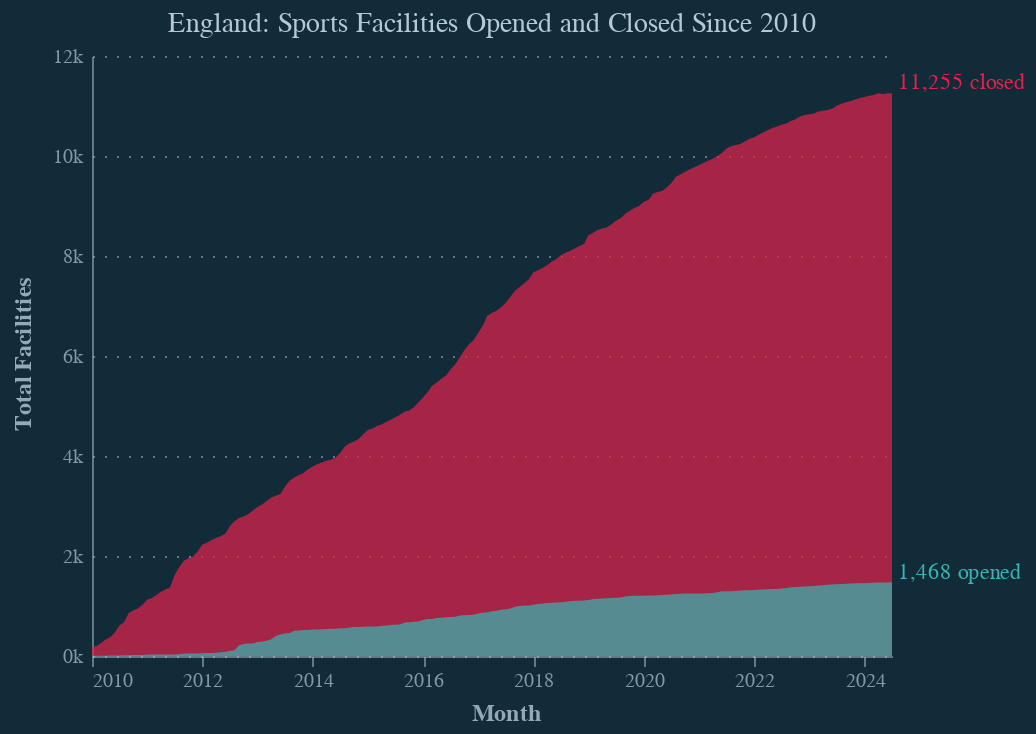

Notebook code cell kept with this figure:
### Code cell
# Set theme
alt.themes.enable('dark')

# Create the base chart
base = alt.Chart(running_totals).encode(
    x=alt.X('month:T', title='Month')
)

# Create the area chart for closures
closures_area = base.mark_area(opacity=0.7).encode(
    y=alt.Y('closures:Q', title='Total Facilities'),
    color=alt.value('#E6224B'),  # First color from your category scheme
    tooltip=[
        alt.Tooltip('month:T', title='Month', format='%B %Y'),
        alt.Tooltip('closures:Q', title='Facilities Closed', format=',')
    ]
)

# Create the area chart for openings
openings_area = base.mark_area(opacity=0.7).encode(
    y=alt.Y('openings:Q', title='Total Facilities'),
    color=alt.value('#36B7B4'),  # Second color from your category scheme
    tooltip=[
        alt.Tooltip('month:T', title='Month', format='%B %Y'),
        alt.Tooltip('openings:Q', title='Facilities Opened', format=',')
    ]
)

# Calculate final values for annotations
final_values = running_totals[['month', 'openings', 'closures']].iloc[-1]

# Create text annotations for closures
closures_text = alt.Chart(pd.DataFrame({
    'month': [final_values['month']],
    'count': [final_values['closures']],
    'Type': ['Closures']
})).mark_text(
    align='left',
    dx=10,
    dy=-5,
    color='#E6224B'
).encode(
    x='month:T',
    y='count:Q',
    text=alt.Text('count:Q', format=',')
).transform_calculate(
    text='" " + format(datum.count, ",") + " closed"'
).encode(
    text='text:N'
)

# Create text annotations for openings
openings_text = alt.Chart(pd.DataFrame({
    'month': [final_values['month']],
    'count': [final_values['openings']],
    'Type': ['Openings']
})).mark_text(
    align='left',
    dx=10,
    dy=-5,
    color='#36B7B4'
).encode(
    x='month:T',
    y='count:Q',
    text=alt.Text('count:Q', format=',')
).transform_calculate(
    text='" " + format(datum.count, ",") + " opened"'
).encode(
    text='text:N'
)

# Combine the area charts and text annotations
chart = (closures_area + openings_area + closures_text + openings_text).properties(
    width=400,
    height=300,
    title='England: Sports Facilities Opened and Closed Since 2010'
)

# Configure the y-axis
chart = chart.configure_axisY(
    titleAngle=270,  # This rotates the text 270 degrees
    titleAlign='right',
    titleBaseline='middle',
    titleX=-35,
    titleY=110,
    format='~s'
)

# Configure the x-axis
chart = chart.configure_axisX(
    titleBaseline='bottom',
    title='Month',
    titleAlign='center',
    titleY=35,
)

# Display the chart
chart.save('england_facilities_open_close.json')
chart

### Figure 1 — Vega-Lite specification as saved in the notebook (floating-point values rounded to 4 significant figures; data arrays with more than 128 entries replaced by an {"elided": "..."} marker saying what was removed)
{"config": {"background": "#122B39", "font": "Circular Std", "title": {"color": "#b4c8d8", "fontSize": 14, "fontWeight": 400}, "mark": {"line": {"interpolate": "monotone"}}, "view": {"stroke": "transparent", "width": 400, "height": 300}, "range": {"category": ["#36B7B4", "#E6224B", "#F4C245", "#0063AF", "#00A767", "#179FDB", "#EB5C2E"], "diverging": ["#E6224B", "#E54753", "#C9C9C9", "#179FDB", "#122B39"], "heatmap": ["#C9C9C9", "#179FDB", "#0063AF", "#122B39"], "ordinal": ["#00A767", "#36B7B4", "#179FDB", "#0063AF", "#243B5A"]}, "axisX": {"domainColor": "#b4c8d8", "domainOpacity": 0.5, "grid": false, "labelAngle": 0, "labelColor": "#b4c8d8", "labelOpacity": 0.7, "orient": "bottom", "tickColor": "#b4c8d8", "tickCount": 10, "tickOpacity": 0.5, "title": "Month", "titleAlign": "center", "titleAnchor": "middle", "titleColor": "#b4c8d8", "titleFontSize": 12, "titleOpacity": 0.8, "titleX": 207, "titleY": 35, "titleBaseline": "bottom"}, "axisY": {"domainColor": "#b4c8d8", "domainOpacity": 0.5, "format": "~s", "gridColor": "#b4c8d8", "gridDash": [1, 5], "gridOpacity": 0.5, "labelColor": "#b4c8d8", "labelOpacity": 0.7, "labelPadding": 5, "tickColor": "#b4c8d8", "tickCount": 8, "tickOpacity": 0.5, "ticks": false, "title": "FAO price index", "titleAlign": "right", "titleAngle": 270, "titleBaseline": "middle", "titleColor": "#b4c8d8", "titleFontSize": 12, "titleOpacity": 0.8, "titleX": -35, "titleY": 110}}, "layer": [{"mark": {"type": "area", "opacity": 0.7}, "encoding": {"color": {"value": "#E6224B"}, "tooltip": [{"field": "month", "format": "%B %Y", "title": "Month", "type": "temporal"}, {"field": "closures", "format": ",", "title": "Facilities Closed", "type": "quantitative"}], "x": {"field": "month", "title": "Month", "type": "temporal"}, "y": {"field": "closures", "title": "Total Facilities", "type": "quantitative"}}}, {"mark": {"type": "area", "opacity": 0.7}, "encoding": {"color": {"value": "#36B7B4"}, "tooltip": [{"field": "month", "format": "%B %Y", "title": "Month", "type": "temporal"}, {"field": "openings", "format": ",", "title": "Facilities Opened", "type": "quantitative"}], "x": {"field": "month", "title": "Month", "type": "temporal"}, "y": {"field": "openings", "title": "Total Facilities", "type": "quantitative"}}}, {"data": {"name": "data-045c3750cef8d54ab91cd5a9ff89e15d"}, "mark": {"type": "text", "align": "left", "color": "#E6224B", "dx": 10, "dy": -5}, "encoding": {"text": {"field": "text", "type": "nominal"}, "x": {"field": "month", "type": "temporal"}, "y": {"field": "count", "type": "quantitative"}}, "transform": [{"calculate": "\" \" + format(datum.count, \",\") + \" closed\"", "as": "text"}]}, {"data": {"name": "data-a97381829f365486b53aa506beddd1be"}, "mark": {"type": "text", "align": "left", "color": "#36B7B4", "dx": 10, "dy": -5}, "encoding": {"text": {"field": "text", "type": "nominal"}, "x": {"field": "month", "type": "temporal"}, "y": {"field": "count", "type": "quantitative"}}, "transform": [{"calculate": "\" \" + format(datum.count, \",\") + \" opened\"", "as": "text"}]}], "data": {"name": "data-4538a01bd633c64f272ab49847b6aa46"}, "height": 300, "title": "England: Sports Facilities Opened and Closed Since 2010", "width": 400, "$schema": "https://vega.github.io/schema/vega-lite/v5.16.3.json", "datasets": {"data-4538a01bd633c64f272ab49847b6aa46": {"elided": "175 records"}, "data-045c3750cef8d54ab91cd5a9ff89e15d": [{"month": "2024-04-01T00:00:00", "count": 11260.0, "Type": "Closures"}], "data-a97381829f365486b53aa506beddd1be": [{"month": "2024-04-01T00:00:00", "count": 1468.0, "Type": "Openings"}]}}
